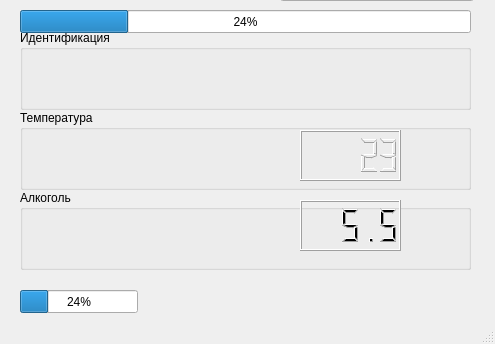
<?xml version="1.0" encoding="UTF-8"?>
<ui version="4.0">
 <class>MainWindow</class>
 <widget class="QMainWindow" name="MainWindow">
  <property name="geometry">
   <rect>
    <x>0</x>
    <y>0</y>
    <width>495</width>
    <height>344</height>
   </rect>
  </property>
  <property name="windowTitle">
   <string>MainWindow</string>
  </property>
  <widget class="QWidget" name="centralwidget">
   <widget class="QProgressBar" name="progressBar_2">
    <property name="geometry">
     <rect>
      <x>20</x>
      <y>290</y>
      <width>118</width>
      <height>23</height>
     </rect>
    </property>
    <property name="value">
     <number>24</number>
    </property>
   </widget>
   <widget class="QDateTimeEdit" name="dateTimeEdit">
    <property name="geometry">
     <rect>
      <x>280</x>
      <y>-20</y>
      <width>194</width>
      <height>22</height>
     </rect>
    </property>
   </widget>
   <widget class="QGroupBox" name="groupBox_2">
    <property name="geometry">
     <rect>
      <x>20</x>
      <y>110</y>
      <width>451</width>
      <height>80</height>
     </rect>
    </property>
    <property name="title">
     <string>Температура</string>
    </property>
    <widget class="QLCDNumber" name="lcdNumber">
     <property name="geometry">
      <rect>
       <x>280</x>
       <y>20</y>
       <width>101</width>
       <height>51</height>
      </rect>
     </property>
     <property name="segmentStyle">
      <enum>QLCDNumber::Outline</enum>
     </property>
     <property name="value" stdset="0">
      <double>23.000000000000000</double>
     </property>
    </widget>
   </widget>
   <widget class="QGroupBox" name="groupBox">
    <property name="geometry">
     <rect>
      <x>20</x>
      <y>30</y>
      <width>451</width>
      <height>80</height>
     </rect>
    </property>
    <property name="title">
     <string>Идентификация</string>
    </property>
   </widget>
   <widget class="QProgressBar" name="progressBar">
    <property name="geometry">
     <rect>
      <x>20</x>
      <y>10</y>
      <width>451</width>
      <height>23</height>
     </rect>
    </property>
    <property name="value">
     <number>24</number>
    </property>
   </widget>
   <widget class="QGroupBox" name="groupBox_3">
    <property name="geometry">
     <rect>
      <x>20</x>
      <y>190</y>
      <width>451</width>
      <height>80</height>
     </rect>
    </property>
    <property name="title">
     <string>Алкоголь</string>
    </property>
    <widget class="QLCDNumber" name="lcdNumber_2">
     <property name="geometry">
      <rect>
       <x>280</x>
       <y>10</y>
       <width>101</width>
       <height>51</height>
      </rect>
     </property>
     <property name="value" stdset="0">
      <double>5.500000000000000</double>
     </property>
    </widget>
   </widget>
  </widget>
  <widget class="QMenuBar" name="menubar">
   <property name="geometry">
    <rect>
     <x>0</x>
     <y>0</y>
     <width>495</width>
     <height>18</height>
    </rect>
   </property>
  </widget>
  <widget class="QStatusBar" name="statusbar"/>
 </widget>
 <resources/>
 <connections/>
</ui>
